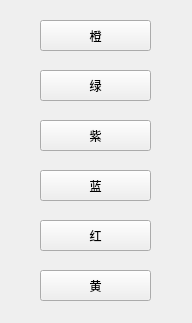
<?xml version="1.0" encoding="UTF-8"?>
<ui version="4.0">
 <class>last_step</class>
 <widget class="QWidget" name="last_step">
  <property name="geometry">
   <rect>
    <x>0</x>
    <y>0</y>
    <width>192</width>
    <height>323</height>
   </rect>
  </property>
  <property name="minimumSize">
   <size>
    <width>192</width>
    <height>323</height>
   </size>
  </property>
  <property name="maximumSize">
   <size>
    <width>192</width>
    <height>323</height>
   </size>
  </property>
  <property name="windowTitle">
   <string>Form</string>
  </property>
  <widget class="QPushButton" name="p1">
   <property name="geometry">
    <rect>
     <x>40</x>
     <y>20</y>
     <width>111</width>
     <height>31</height>
    </rect>
   </property>
   <property name="text">
    <string>橙</string>
   </property>
  </widget>
  <widget class="QPushButton" name="p2">
   <property name="geometry">
    <rect>
     <x>40</x>
     <y>70</y>
     <width>111</width>
     <height>31</height>
    </rect>
   </property>
   <property name="text">
    <string>绿</string>
   </property>
  </widget>
  <widget class="QPushButton" name="p3">
   <property name="geometry">
    <rect>
     <x>40</x>
     <y>120</y>
     <width>111</width>
     <height>31</height>
    </rect>
   </property>
   <property name="text">
    <string>紫</string>
   </property>
  </widget>
  <widget class="QPushButton" name="p4">
   <property name="geometry">
    <rect>
     <x>40</x>
     <y>170</y>
     <width>111</width>
     <height>31</height>
    </rect>
   </property>
   <property name="text">
    <string>蓝</string>
   </property>
  </widget>
  <widget class="QPushButton" name="p5">
   <property name="geometry">
    <rect>
     <x>40</x>
     <y>220</y>
     <width>111</width>
     <height>31</height>
    </rect>
   </property>
   <property name="text">
    <string>红</string>
   </property>
  </widget>
  <widget class="QPushButton" name="p6">
   <property name="geometry">
    <rect>
     <x>40</x>
     <y>270</y>
     <width>111</width>
     <height>31</height>
    </rect>
   </property>
   <property name="text">
    <string>黄</string>
   </property>
  </widget>
 </widget>
 <resources/>
 <connections/>
</ui>
